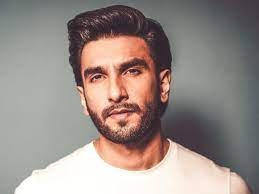
#> input picture leo.jpg, 259 x 194 px
$ python pencil.py
#> lines starting #> are read from the running program, lines starting #| are printed output that depends on the picture
import cv2

img_rgb = cv2.imread("leo.jpg")
#> img_rgb is the input picture: shape (194, 259, 3); mean B, G, R 136, 141, 153
img_gray = cv2.cvtColor(img_rgb, cv2.COLOR_BGR2GRAY)
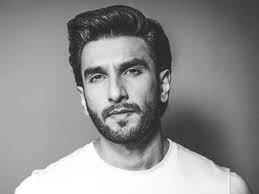
#> img_gray: shape (194, 259); min 18, max 255, mean 144

img_gray_inv = 255 - img_gray
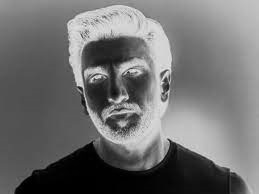
#> img_gray_inv: shape (194, 259); min 0, max 237, mean 111
img_blur = cv2.GaussianBlur(img_gray_inv, ksize=(21, 21),
                            sigmaX=0, sigmaY=0)
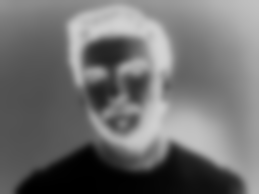
#> img_blur: shape (194, 259); min 0, max 212, mean 110.9

def dodgeV2(image, mask):
  return (cv2.divide(image, 255-mask, scale=256))
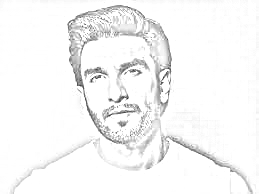
#> returned value: shape (194, 259); min 37, max 255, mean 246.1

def burnV2(image, mask):
  return (255 - cv2.divide(255-image, 255-mask, scale=256))

img_blend = dodgeV2(img_gray, img_blur)

cv2.imwrite('result.jpg',img_blend)
